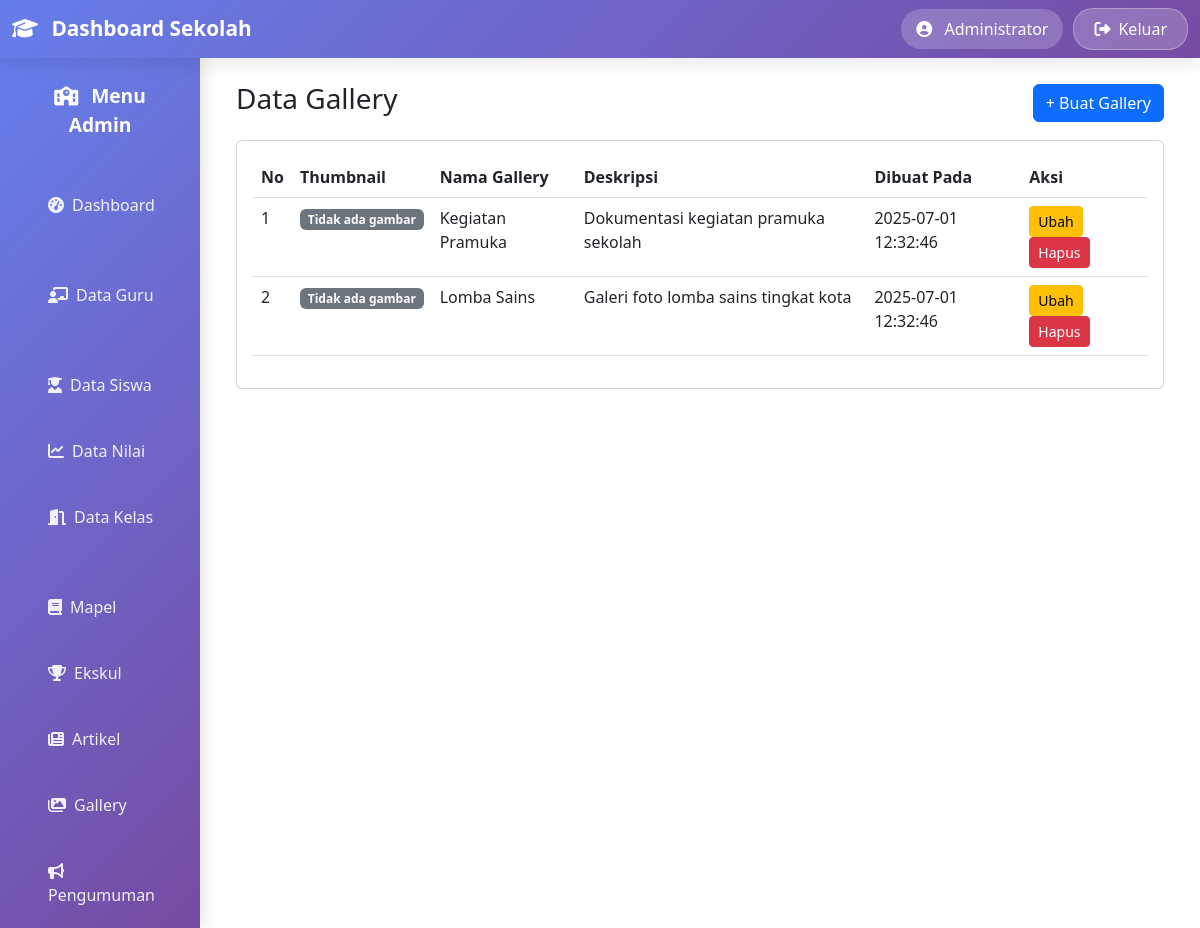
/gallery/index.php (signed in), run on the app's committed database.
### tables this page shows
CREATE TABLE `gallery` (
  `id` int(11) NOT NULL,
  `nama_galeri` varchar(100) NOT NULL,
  `deskripsi` text NOT NULL,
  `thumbnail` varchar(255) NOT NULL,
  `dibuat_pada` timestamp NOT NULL DEFAULT current_timestamp()
);

### gallery/index.php (the view, shortened to what this page needs)
<?php
require_once '../config/database.php';
include '../template/header.php';
include '../template/sidebar.php';
$result = mysqli_query($conn, "SELECT * FROM gallery ORDER BY dibuat_pada DESC");
?>
<div class="container-fluid">
    <div class="row">
        <div class="col-12">
            <div class="d-flex justify-content-between align-items-center mb-3">
                <h3>Data Gallery</h3>
                <a href="create.php" class="btn btn-primary">+ Buat Gallery</a>
            </div>
            <div class="card">
                <div class="card-body">
                    <table class="table table-hover">
                        <thead>
                            <tr>
                                <th>No</th>
                                <th>Thumbnail</th>
                                <th>Nama Gallery</th>
                                <th>Deskripsi</th>
                                <th>Dibuat Pada</th>
                                <th>Aksi</th>
                            </tr>
                        </thead>
                        <tbody>
                        <?php $no=1; while($row = mysqli_fetch_assoc($result)): ?>
                            <tr>
                                <td><?= $no++; ?></td>
                                <td>
                                    <?php if($row['thumbnail'] && file_exists('../assets/uploads/' . $row['thumbnail'])): ?>
                                        <img src="/dashboard_sekolah/assets/uploads/<?= htmlspecialchars($row['thumbnail']); ?>"
                                             alt="Thumbnail" class="img-thumbnail" style="max-width: 80px; max-height: 60px;">
                                    <?php else: ?>
                                        <span class="badge bg-secondary">Tidak ada gambar</span>
                                    <?php endif; ?>
                                </td>
                                <td><?= htmlspecialchars($row['nama_galeri']); ?></td>
                                <td><?= nl2br(htmlspecialchars(substr($row['deskripsi'],0,60))) . (strlen($row['deskripsi'])>60?'...':''); ?></td>
                                <td><?= htmlspecialchars($row['dibuat_pada']); ?></td>
                                <td>
                                    <a href="edit.php?id=<?= $row['id']; ?>" class="btn btn-warning btn-sm">Ubah</a>
                                    <a href="delete.php?id=<?= $row['id']; ?>" class="btn btn-danger btn-sm" onclick="return confirm('Yakin hapus data ini?')">Hapus</a>
                                </td>
                            </tr>
                        <?php endwhile; ?>
                        </tbody>
                    </table>
                </div>
            </div>
        </div>
    </div>
</div>
<?php include '../template/footer.php'; ?>

### data on the page
gallery: thumbnail "Tidak ada gambar", nama_galeri "Kegiatan Pramuka", deskripsi "Dokumentasi kegiatan pramuka sekolah", dibuat_pada "2025-07-01 12:32:46"
gallery: thumbnail "Tidak ada gambar", nama_galeri "Lomba Sains", deskripsi "Galeri foto lomba sains tingkat kota", dibuat_pada "2025-07-01 12:32:46"

### other printed values
$_SESSION['admin_nama'] "Administrator"
